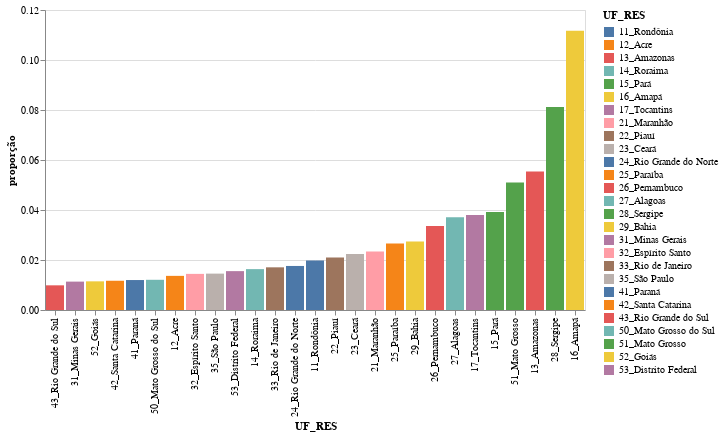

This figure's notebook cell:
### Markdown cell above
## Proporção de casos de SRAG-COVID em crianças e adolecentes (até 19 anos) por UF

### Code cell
#hide-input

index_cols = ['UF_RES']
categories_cols =['faixa_etaria']

df_covid = df_srag.query('CLASSI_FIN == "COVID-19"')
df = df_covid.query('UF_RES != "nan_nd"')#in ("29_Bahia","33_Rio de Janeiro","35_São Paulo")')
# df = df.query('SEM_PRI_ABS >= 15 and SEM_PRI_ABS <= 69')
df_casos_faixas = get_proportion_cases(df,index_cols,categories_cols)
df_chart = df_casos_faixas.query('faixa_etaria == "00-20"')


category = 'UF_RES'
chart = alt.Chart(df_chart).mark_bar().encode(
#     x='UF_RES',
    y='proporção:Q',
    x=alt.X('UF_RES:N',sort='y'),
    color= category,
    tooltip=df_chart.columns.to_list()
)

ns_opacity = 0.01
selection = alt.selection_multi(empty='all', fields=[category], bind='legend')
chart = chart.add_selection(
    selection
).encode(
    opacity=alt.condition(selection, alt.value(1.0), alt.value(ns_opacity))
)
chart

### Figure 1 — Vega-Lite specification as saved in the notebook (floating-point values rounded to 4 significant figures)
{"config": {"view": {"continuousWidth": 400, "continuousHeight": 300}}, "data": {"name": "data-101b1351171bb3874b8da4145bfd01b2"}, "mark": "bar", "encoding": {"color": {"type": "nominal", "field": "UF_RES"}, "opacity": {"condition": {"value": 1.0, "selection": "selector001"}, "value": 0.01}, "tooltip": [{"type": "nominal", "field": "UF_RES"}, {"type": "nominal", "field": "faixa_etaria"}, {"type": "quantitative", "field": "proporção"}, {"type": "quantitative", "field": "casos"}], "x": {"type": "nominal", "field": "UF_RES", "sort": "y"}, "y": {"type": "quantitative", "field": "proporção"}}, "selection": {"selector001": {"type": "multi", "empty": "all", "fields": ["UF_RES"], "bind": "legend"}}, "$schema": "https://vega.github.io/schema/vega-lite/v4.8.1.json", "datasets": {"data-101b1351171bb3874b8da4145bfd01b2": [{"UF_RES": "11_Rondônia", "faixa_etaria": "00-20", "proporção": 0.01981, "casos": 229}, {"UF_RES": "12_Acre", "faixa_etaria": "00-20", "proporção": 0.01365, "casos": 42}, {"UF_RES": "13_Amazonas", "faixa_etaria": "00-20", "proporção": 0.05541, "casos": 1911}, {"UF_RES": "14_Roraima", "faixa_etaria": "00-20", "proporção": 0.01635, "casos": 44}, {"UF_RES": "15_Pará", "faixa_etaria": "00-20", "proporção": 0.03922, "casos": 1379}, {"UF_RES": "16_Amapá", "faixa_etaria": "00-20", "proporção": 0.1117, "casos": 416}, {"UF_RES": "17_Tocantins", "faixa_etaria": "00-20", "proporção": 0.03803, "casos": 250}, {"UF_RES": "21_Maranhão", "faixa_etaria": "00-20", "proporção": 0.02338, "casos": 329}, {"UF_RES": "22_Piauí", "faixa_etaria": "00-20", "proporção": 0.02098, "casos": 320}, {"UF_RES": "23_Ceará", "faixa_etaria": "00-20", "proporção": 0.02239, "casos": 1053}, {"UF_RES": "24_Rio Grande do Norte", "faixa_etaria": "00-20", "proporção": 0.01762, "casos": 232}, {"UF_RES": "25_Paraíba", "faixa_etaria": "00-20", "proporção": 0.02659, "casos": 507}, {"UF_RES": "26_Pernambuco", "faixa_etaria": "00-20", "proporção": 0.03364, "casos": 1167}, {"UF_RES": "27_Alagoas", "faixa_etaria": "00-20", "proporção": 0.03708, "casos": 489}, {"UF_RES": "28_Sergipe", "faixa_etaria": "00-20", "proporção": 0.08123, "casos": 1094}, {"UF_RES": "29_Bahia", "faixa_etaria": "00-20", "proporção": 0.02741, "casos": 1269}, {"UF_RES": "31_Minas Gerais", "faixa_etaria": "00-20", "proporção": 0.01136, "casos": 1238}, {"UF_RES": "32_Espírito Santo", "faixa_etaria": "00-20", "proporção": 0.01445, "casos": 164}, {"UF_RES": "33_Rio de Janeiro", "faixa_etaria": "00-20", "proporção": 0.01707, "casos": 1979}, {"UF_RES": "35_São Paulo", "faixa_etaria": "00-20", "proporção": 0.01456, "casos": 5181}, {"UF_RES": "41_Paraná", "faixa_etaria": "00-20", "proporção": 0.01198, "casos": 840}, {"UF_RES": "42_Santa Catarina", "faixa_etaria": "00-20", "proporção": 0.0117, "casos": 553}, {"UF_RES": "43_Rio Grande do Sul", "faixa_etaria": "00-20", "proporção": 0.009869, "casos": 783}, {"UF_RES": "50_Mato Grosso do Sul", "faixa_etaria": "00-20", "proporção": 0.01208, "casos": 245}, {"UF_RES": "51_Mato Grosso", "faixa_etaria": "00-20", "proporção": 0.05098, "casos": 1493}, {"UF_RES": "52_Goiás", "faixa_etaria": "00-20", "proporção": 0.01146, "casos": 494}, {"UF_RES": "53_Distrito Federal", "faixa_etaria": "00-20", "proporção": 0.01555, "casos": 437}]}}
